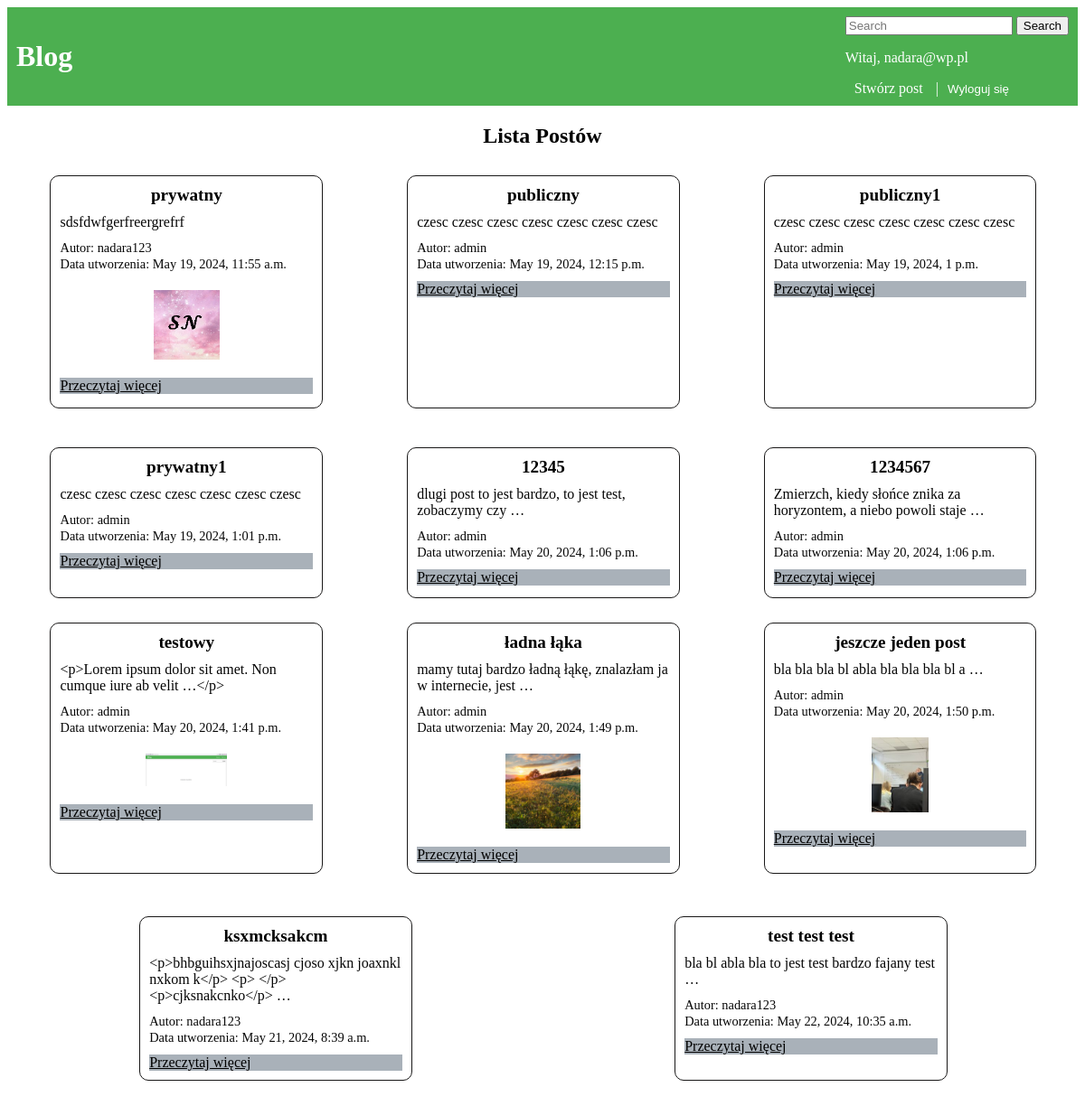
Page /posty/ (signed in) on the committed database.
### mainapp/models.py (models this page shows, shortened)
class Post(models.Model):
    tytul = models.CharField(max_length=200)
    tresc = models.TextField(max_length=2000)
    data_utworzenia = models.DateTimeField(auto_now_add=True)
    autor = models.ForeignKey(User, on_delete=models.CASCADE)
    image = models.ImageField(null=True, blank=True, upload_to="images/")
    DOSTEP_CHOICES = (
        ('Publiczny', 'Publiczny'),
        ('Ograniczony', 'Ograniczony'),
    )
    dostep = models.CharField(max_length=20, choices=DOSTEP_CHOICES, default='Publiczny')

### mainapp/views.py (the view)
# urls.py: path('posty/', views.post_list, name='post_list'),
def post_list(request):
    if request.user.is_authenticated:
        posts = Post.objects.all()
    else:
        posts = Post.objects.filter(dostep='Publiczny')
    return render(request, './post/post_list.html', {'posts': posts})

### mainapp/templates/post/post_list.html (shortened to what this page needs)
{% extends "base.html" %}
{% block content %}
<div class="container mt-5">
  <h2 class="post-label">Lista Postów</h2>
  <div class="row justify-content-center">
    {% for post in posts %}
    <div class="col-md-4 mb-3">
      <div class="card post-card">
        <div class="card-body">
          <h5 class="card-title post-title">{{ post.tytul }}</h5>
          <p class="card-text post-text">{{ post.tresc|truncatewords_html:10 }}</p>
        </div>
        <div class="card-footer">
          <small class="text-muted post-info">Autor: {{ post.autor }}</small>
          <br>
          <small class="text-muted post-info">Data utworzenia: {{ post.data_utworzenia }}</small>
        </div>
        {% if post.image %}
        <img src="{{ post.image.url }}" alt="{{ post.tytul }}" class="post-image">
        {% endif %}
        <a href="{% url 'post_detail' post.id %}" class="btn btn-primary read-more-btn">Przeczytaj więcej</a>
      </div>
    </div>
    {% endfor %}
  </div>
</div>
{% endblock %}

### mainapp/templates/base.html (shortened to what this page needs)
<!DOCTYPE html>
<html lang="en">
<head>
</head>
<body>
    <header>
        <a href="{% url 'index' %}" style="text-decoration: none; color: white;">
            <h1>Blog</h1>
        </a>
        <nav>
            {% if user.is_authenticated %}
                <form class = "d-flex" method=POST action="{% url 'search' %} ">
                    <input class=" form-control me-2" type="search" placeholder="Search" aria-label="Search" name="searched">
                    <button class="btn btn-outline-secondary" type="submit">Search</button>
                </form>
                <p>Witaj, {{ user.email }}</p>
                <a href="{% url 'createpost' %}" style="text-decoration: none; color: white;">Stwórz post</a> |
                <form action="{% url 'logout' %}" method="post" id="logout-form" style="display: inline;">
                    <button type="submit" style="text-decoration: none; color: white; background-color: transparent; border: none;">Wyloguj się</button>
                </form>
            {% else %}
                <a href="{% url 'login' %}" style="text-decoration: none; color: white;">Zaloguj się</a> |
                <a href="{% url 'signup' %}" style="text-decoration: none; color: white;">Załóż konto</a>
            {% endif %}
        </nav>
    </header>
    {% block content %}
    {% endblock %}
</body>
</html>

### mainapp/templates/base.html (style rules this page uses)
header { background-color: #4CAF50; color: white; padding: 10px; display: flex; justify-content: space-between; align-items: center; }
nav a { color: white; text-decoration: none; margin: 0 10px; }

### mainapp/templates/post/post_list.html (style rules this page uses)
.post-card { border: 1px solid #191818; border-radius: 10px; margin-bottom: 20px; margin-top: 10px; width: 100%; height: 85%; overflow: hidden; }
.post-title { font-size: 1.2rem; color: #000000; margin: 10px; text-align: center; }
.post-text { font-size: 1rem; color: #050505; margin: 10px; overflow: hidden; height: 60%; }
.post-image { max-width: 30%; max-height: 30%; margin: 20px auto; display: block; }
.post-info { font-size: 0.9rem; color: #060606; margin: 10px; }
.read-more-btn { background-color: #a9b1b9; color: #000000; border: none; margin: 10px; display: block; }
.post-label { font-size: 1.5rem; font-weight: bold; color: #000000; text-align: center; margin-bottom: 20px; }
@media (min-width: 768px) { .col-md-4 { flex: 0 0 calc(27% - 20px); max-width: calc(27% - 20px); } }
@media (min-width: 768px) { .row { display: flex; flex-wrap: wrap; justify-content: space-around; margin-top: 10px; margin-bottom: 20px; } }
@media (min-width: 768px) { .col-md-4 { padding: 0 10px; } }

### rows in the picture
Post: tytul "prywatny", tresc "sdsfdwfgerfreergrefrf", autor "nadara123", data_utworzenia "May 19, 2024, 11:55 a.m.", image (picture)
Post: tytul "publiczny", tresc "czesc czesc czesc czesc czesc czesc czesc", autor "admin", data_utworzenia "May 19, 2024, 12:15 p.m."
Post: tytul "publiczny1", tresc "czesc czesc czesc czesc czesc czesc czesc", autor "admin", data_utworzenia "May 19, 2024, 1 p.m."
Post: tytul "prywatny1", tresc "czesc czesc czesc czesc czesc czesc czesc", autor "admin", data_utworzenia "May 19, 2024, 1:01 p.m."
Post: tytul "12345", tresc "dlugi post to jest bardzo, to jest test, zobaczymy czy …", autor "admin", data_utworzenia "May 20, 2024, 1:06 p.m."
Post: tytul "1234567", tresc "Zmierzch, kiedy słońce znika za horyzontem, a niebo powoli staje …", autor "admin", data_utworzenia "May 20, 2024, 1:06 p.m."
Post: tytul "testowy", tresc "<p>Lorem ipsum dolor sit amet. Non cumque iure ab velit …</p>", autor "admin", data_utworzenia "May 20, 2024, 1:41 p.m.", image (picture)
Post: tytul "ładna łąka", tresc "mamy tutaj bardzo ładną łąkę, znalazłam ja w internecie, jest …", autor "admin", data_utworzenia "May 20, 2024, 1:49 p.m.", image (picture)
Post: tytul "jeszcze jeden post", tresc "bla bla bla bl abla bla bla bla bl a …", autor "admin", data_utworzenia "May 20, 2024, 1:50 p.m.", image (picture)
Post: tytul "ksxmcksakcm", tresc "<p>bhbguihsxjnajoscasj cjoso xjkn joaxnkl nxkom k</p> <p> </p> <p>cjksnakcnko</p> …", autor "nadara123", data_utworzenia "May 21, 2024, 8:39 a.m."
Post: tytul "test test test", tresc "bla bl abla bla to jest test bardzo fajany test …", autor "nadara123", data_utworzenia "May 22, 2024, 10:35 a.m."

### other values in the picture
{{ user.email }} "nadara@wp.pl"
